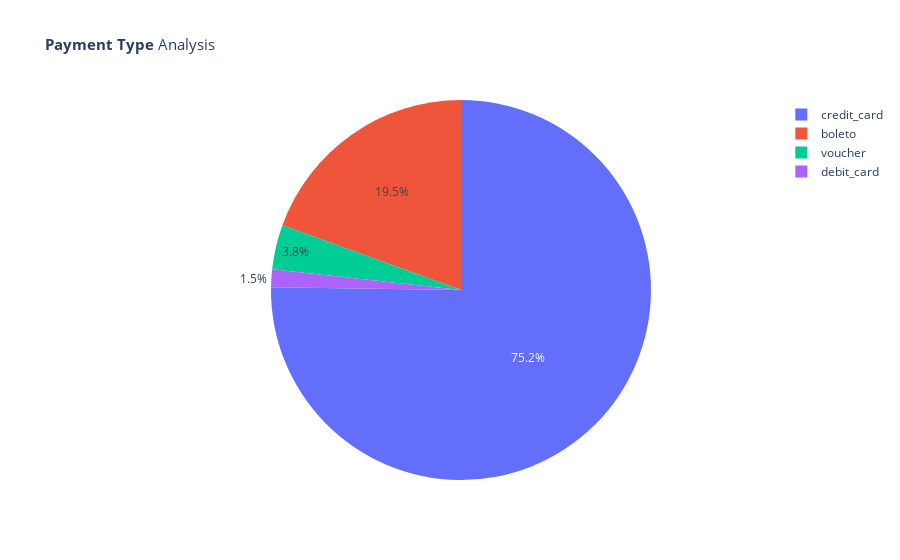

Source (notebook cell):
### Code cell
import plotly.graph_objects as go

fig = go.Figure()
fig.add_trace(
    go.Pie(    
        labels=payment_type_count.index, values=payment_type_count.values
    )
)

fig.update_layout(
    {
        "title": {
            "text": "<B>Payment Type</B> Analysis",
            "font": {
                "size": 15
            }
        },
        "showlegend": True
    }
)

fig.show()

### Figure 1 — Plotly figure (JSON) as saved in the notebook; plotly's stock layout.template omitted (floating-point values rounded to 4 significant figures)
{"data": [{"labels": ["credit_card", "boleto", "voucher", "debit_card"], "type": "pie", "values": [76505, 19784, 3866, 1528]}], "layout": {"showlegend": true, "title": {"font": {"size": 15}, "text": "<B>Payment Type</B> Analysis"}}}
